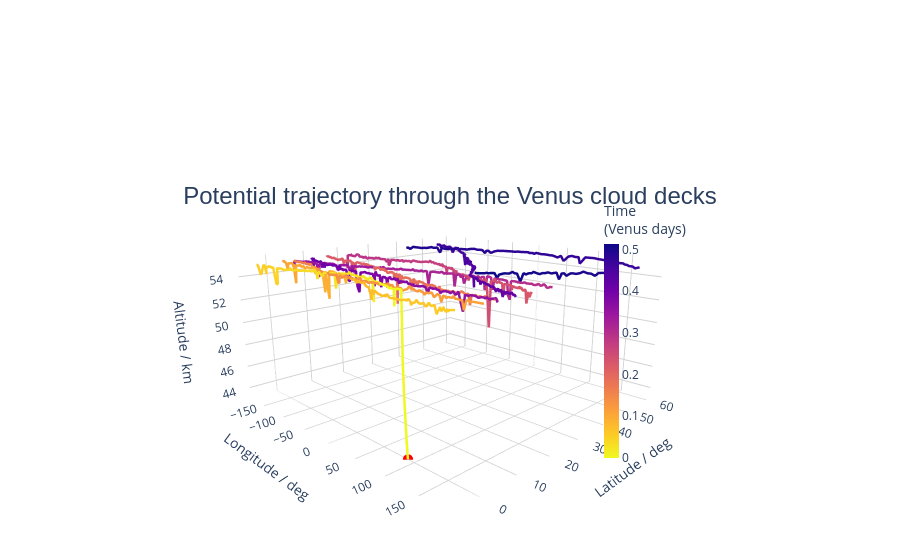

Here is the notebook cell this chart was saved with:
### Code cell
from visualisations import traj3d
ds = xr.open_zarr('outputs/Balloon_lon90_lat0_alt43.zarr')
traj3d(ds, 100)

### Figure 1 — Plotly figure (JSON) as saved in the notebook; plotly's stock layout.template omitted (floating-point values rounded to 4 significant figures; data arrays with more than 128 entries replaced by an {"elided": "..."} marker saying what was removed)
{"data": [{"hoverinfo": "skip", "line": {"color": {"elided": "1449 float values"}, "colorbar": {"len": 0.6, "thickness": 15, "tickfont": {"size": 12}, "title": {"text": "Time<br>(Venus days)"}, "x": 0.66}, "colorscale": [[0, "#f0f921"], [0.1111, "#fdca26"], [0.2222, "#fb9f3a"], [0.3333, "#ed7953"], [0.4444, "#d8576b"], [0.5556, "#bd3786"], [0.6667, "#9c179e"], [0.7778, "#7201a8"], [0.8889, "#46039f"], [1, "#0d0887"]], "showscale": true, "width": 5}, "mode": "lines", "name": "Trajectory 93", "type": "scatter3d", "x": {"elided": "1449 float values"}, "y": {"elided": "1449 float values"}, "z": {"elided": "1449 float values"}}, {"hoverinfo": "skip", "marker": {"color": "red", "size": 6, "symbol": "circle"}, "mode": "markers", "showlegend": false, "type": "scatter3d", "x": [90], "y": [0], "z": [43]}], "layout": {"margin": {"b": 0, "l": 0, "r": 0, "t": 100}, "paper_bgcolor": "white", "plot_bgcolor": "white", "scene": {"aspectmode": "manual", "aspectratio": {"x": 1, "y": 1, "z": 0.5}, "bgcolor": "white", "camera": {"center": {"x": 0, "y": 0, "z": 0}, "eye": {"x": 1.3, "y": -1.3, "z": 0.5}, "up": {"x": 0, "y": 0, "z": 1}}, "xaxis": {"backgroundcolor": "white", "gridcolor": "lightgrey", "title": {"text": "Longitude / deg"}}, "yaxis": {"backgroundcolor": "white", "gridcolor": "lightgrey", "title": {"text": "Latitude / deg"}}, "zaxis": {"backgroundcolor": "white", "gridcolor": "lightgrey", "range": [43, 55.67], "title": {"text": "Altitude / km"}}}, "showlegend": false, "title": {"font": {"family": "Arial", "size": 24}, "text": "Potential trajectory through the Venus cloud decks", "x": 0.5, "y": 0.65}}}
